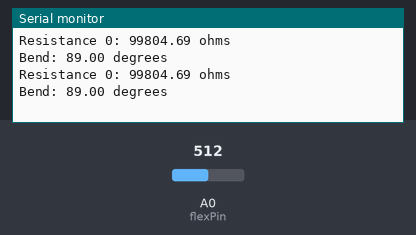
Recording of a sketch running on a simulated Arduino Uno, built with avr-gcc and run on an emulated ATmega328P. Shown: the last lines printed to the serial monitor. The inputs (shaded band) are chosen by the test bench; at power-on: A0 (flexPin) = 512.

Above: at 1.8 s.
1.9 s: A0 (flexPin) set to 0
At 2.4 s:
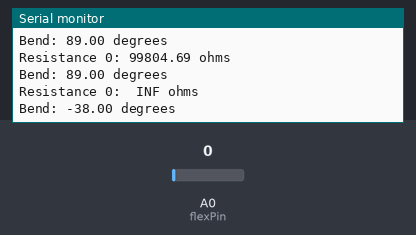
4.5 s: A0 (flexPin) set to 122
At 5.8 s:
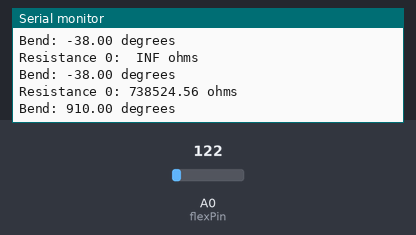
Timing chart, 0 to 7.5 s (numbered marks = the images above; inputs shaded):
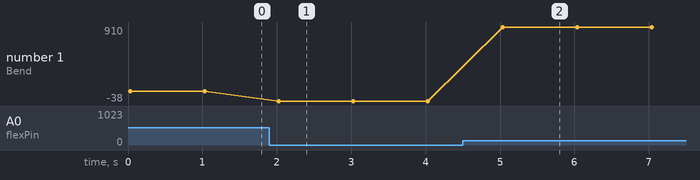

Measured:
- after the input at 1.9 s, the serial monitor: prints a new line after 0.10 s (image 1)
- after the input at 4.5 s, the serial monitor: prints a new line after 0.51 s (image 2)
- plotted number 1: 89 → -38 after the input at 1.9 s, -38 → 910 after the input at 4.5 s

The sketch:

0_flex.ino
```cpp
const int flexPin = A0; // pin connected to voltage divider output

// change these constants according to your hardware
const float VCC = 5;			// voltage at Ardunio 5V line
const float R_DIV = 100000.0;	// resistor used to create a voltage divider
const float flatResistance =  30000.0;	// resistance when flat
const float bendResistance = 100000.0;	// resistance at 90 deg

void setup() {
  Serial.begin(9600);
  pinMode(flexPin, INPUT);
}

void loop() {
  // read the ADC and calculate voltage and resistance from it
  int ADC_flex = analogRead(flexPin);
  float V_flex = ADC_flex * VCC / 1023.0; // actual voltage
  float R_flex = R_DIV * (VCC / V_flex - 1.0);
  Serial.println("Resistance 0: " + String(R_flex) + " ohms");

  // use the calculated resistance to estimate the sensor's bend angle
  float angle = map(R_flex, flatResistance, bendResistance, 0, 90.0); // maps flatResistance - bendResistance to 0-90
  Serial.println("Bend: " + String(angle) + " degrees");
  Serial.println();

  delay(1000);
}
```
